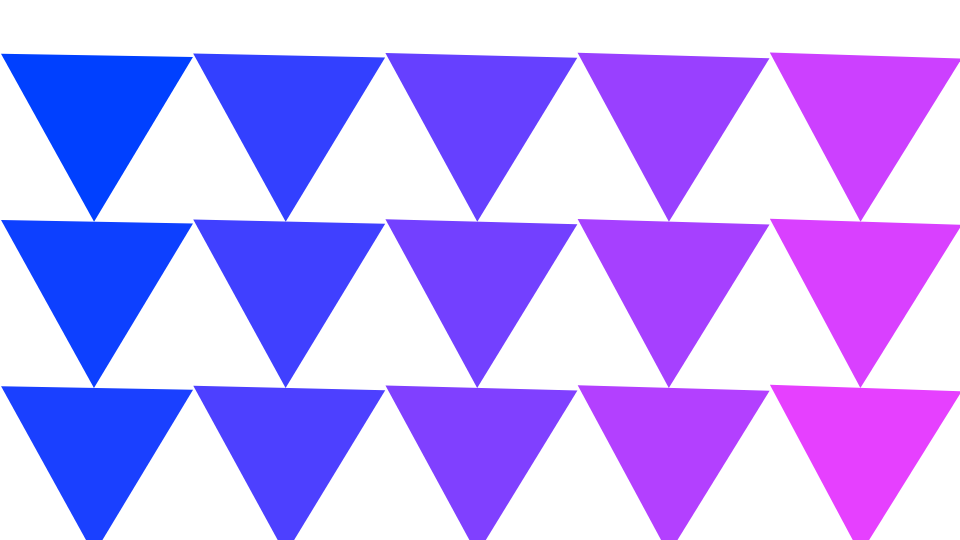
Frame 1 (no input)
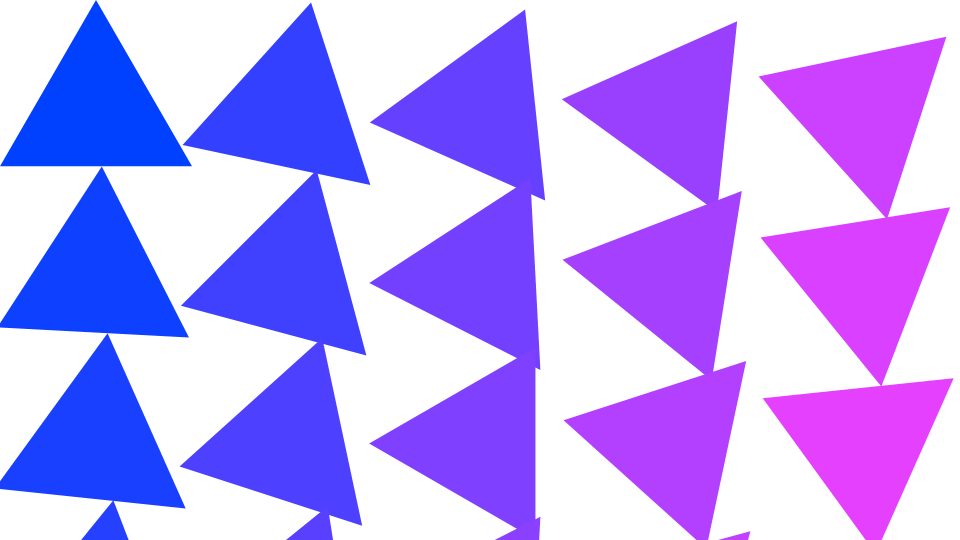
Frame 60 (no input)
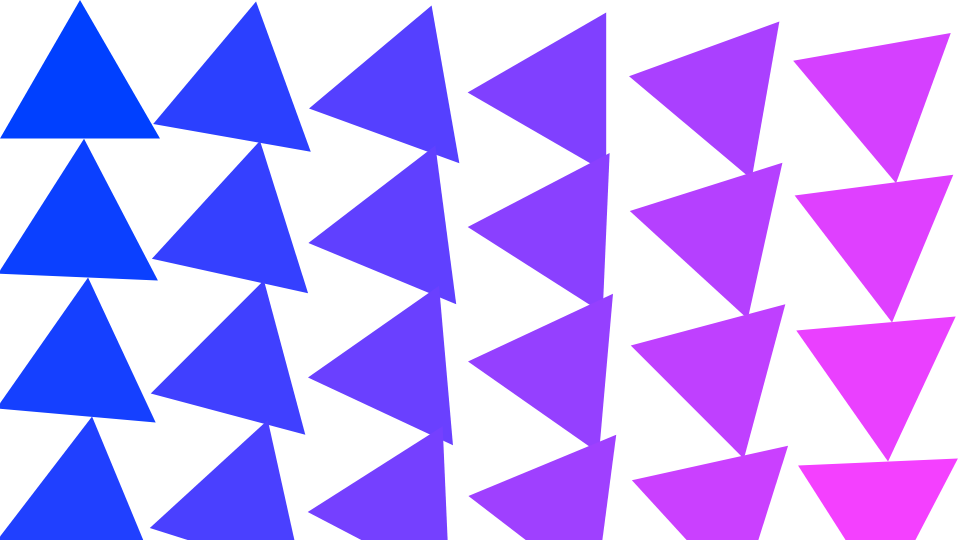
Frame 120 (the mouse pressed at the canvas centre since frame 60)

The p5.js sketch that drew these frames (run headless with seeded random() and noise() and a simulated clock; from frame 60 on, the mouse is pressed at the canvas centre):

// p5.js sketch
// ── sketch.js
Array.prototype.last = function() {
  return this[this.length-1];
}

function tri(s=20,x=0,y=0) {
  this.pos = createVector(x,y);
  this.s = s;
  this.h = ()=>this.s*(.75**.5);
  this.a = 0;
  this.draw = function() {
    var offset = createVector(0,this.h()*(2/3));

    offset.rotate(radians(this.a));
    beginShape();
    for(let i=0;i<3;i++){
      vertex(this.pos.x+offset.x,this.pos.y+offset.y);
      offset.rotate(TAU/3);
    }
    endShape(CLOSE);
  }
}

var tris = [];
var n = 5;
var speed = 1;

function setup() {
  // debugger;
  tris = [];
  createCanvas(960, 540);
  for(let i=0; i<n; i++){
    for(let j=0; (tris.length>0) ? tris.last().h()*j<height : true; j++){
      tris.push(new tri(width/n));
      tris.last().pos.x = i*tris.last().s+(tris.last().s/2);
      tris.last().pos.y = tris.last().h()*(2/3)+(tris.last().h()*j);
    }
  }
}

function draw() {
  background(255);
  noStroke();
  for(let i=0;i<tris.length;i++){
    fill(i/tris.length*255,64,255);
    tris[i].a += (1 + i/tris.length)*speed;
    tris[i].draw();
  }
}

function windowResized() {
  setup();
}

function mousePressed() {
  n++;
  setup();
}

// ── style.css
body {
    margin: 0;
}

html{
    overflow: hidden;
}
